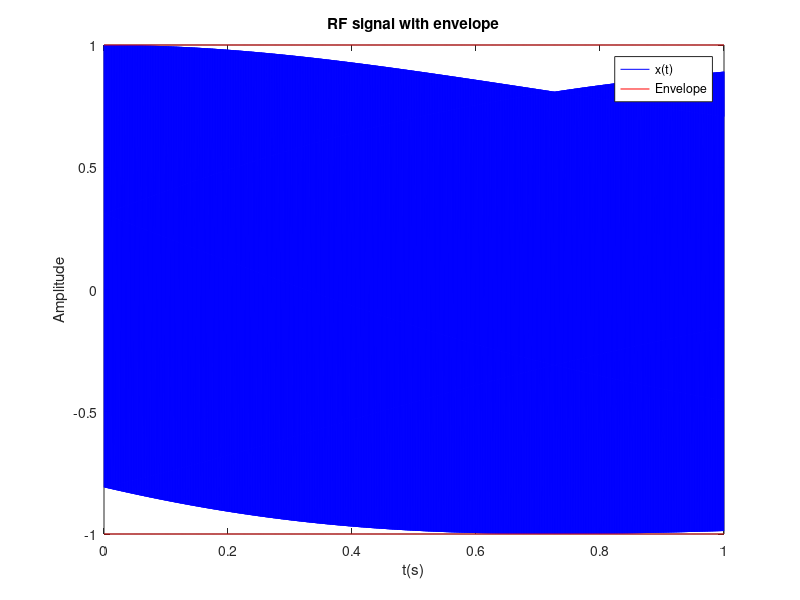
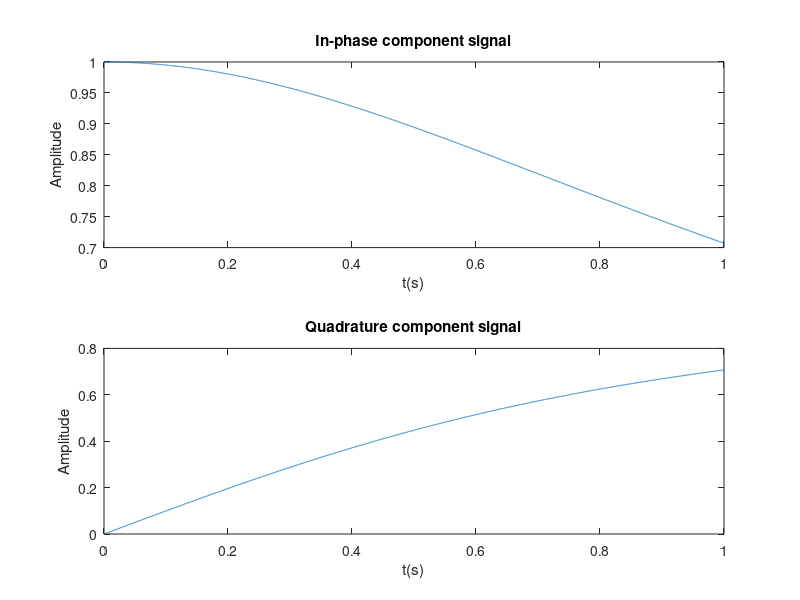

Here is the MATLAB script that generated these plots, in order:
clc;

f0 = 1000;
fs = 5000;
t = 0:1/5000:1;

I = 1./sqrt(1+t.^2);
Q = t./sqrt(1+t.^2);
x = I .* cos(2*pi*f0*t) - Q .* sin(2*pi*f0*t);  
env = ones(size(t));

% RF signal with envelope
figure
plot(t, x, "b");
hold on
plot(t, env, "r");
plot(t, -env, "r");
title("RF signal with envelope")
legend("x(t)", "Envelope");
xlabel("t(s)");
ylabel("Amplitude");


% In-phase and quadrature component signals
figure
subplot(2, 1, 1);
plot(t, I);
title("In-phase component signal")
ylabel("Amplitude");
xlabel("t(s)");

subplot(2, 1, 2);
plot(t, Q);
title("Quadrature component signal")
ylabel("Amplitude");
xlabel("t(s)");
